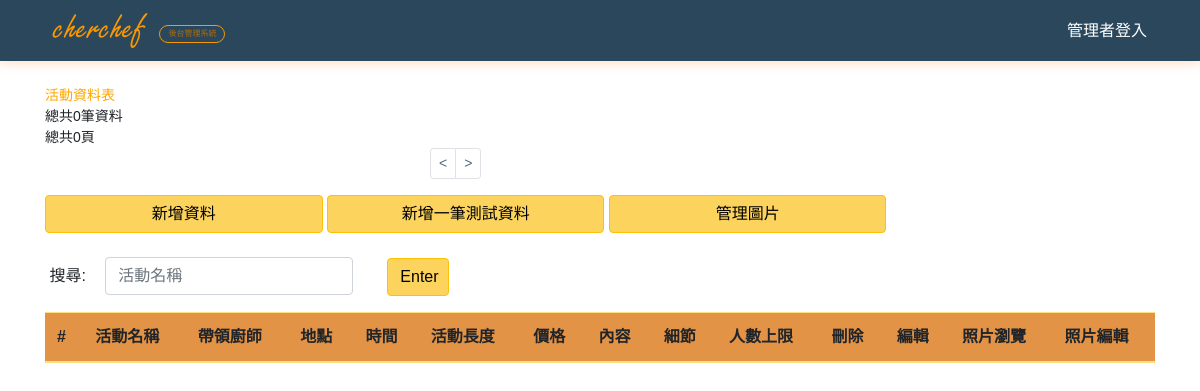
The app's page /Chef/activities.php, older data.
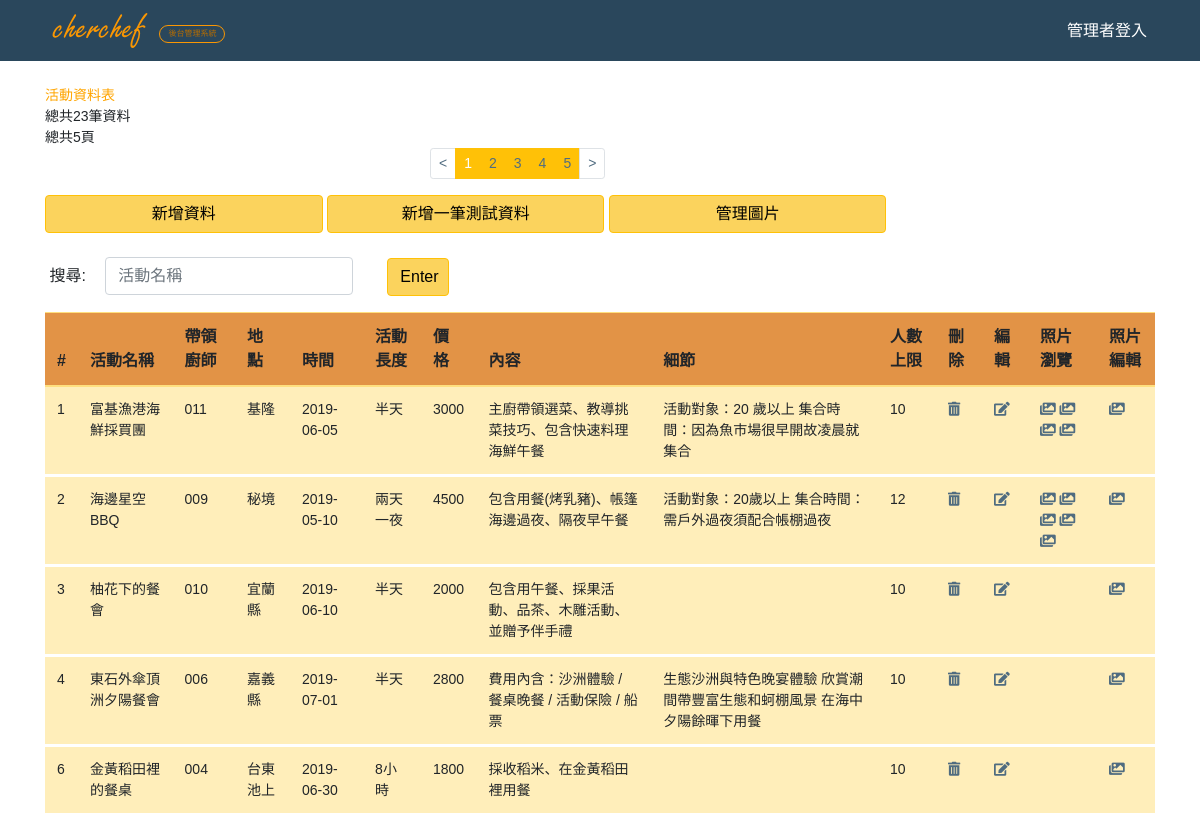
The same page, newer data.
### tables this page shows
CREATE TABLE `activities` (
  `sid` int(11) NOT NULL,
  `name` varchar(255) NOT NULL,
  `chef` varchar(255) NOT NULL,
  `places` varchar(255) NOT NULL,
  `time` date NOT NULL,
  `duration` varchar(255) NOT NULL,
  `price` varchar(255) NOT NULL,
  `content` varchar(255) NOT NULL,
  `details` varchar(255) NOT NULL,
  `act_pics` varchar(255) NOT NULL,
  `u_limit` varchar(255) NOT NULL
);

### Chef/activities.php (the view, shortened to what the changed rows need)
<?php
require __DIR__ . '/connect.php';
$per_page = 5;
$page = isset($_GET['page']) ? intval($_GET['page']) : 1;
$p_sql = "SELECT * FROM `activities` LEFT JOIN `activities_photo` ON `activities`.`sid`=`activities_photo`.`activities_sid`";
$p_stmt = $pdo->query($p_sql);
$all_pics = $p_stmt->fetchAll(PDO::FETCH_ASSOC);
$t_sql = "SELECT COUNT(1) FROM activities";
$t_stmt = $pdo->query($t_sql);
$total_rows = $t_stmt->fetch(PDO::FETCH_NUM)[0];
$total_pages = ceil($total_rows / $per_page);
if ($page > $total_pages) $page = $total_pages;
if ($page < 1) $page = 1;
$sql = sprintf("SELECT * FROM activities ORDER BY sid LIMIT %s, %s", ($page - 1) * $per_page, $per_page);
$stmt = $pdo->query($sql);
$rows = $stmt->fetchAll(PDO::FETCH_ASSOC);
?>
<?php include __DIR__ . '/_html_header.php' ?>
<br>
<div class="container">
<div class="form_data_font_style" style="color:orange;">活動資料表</div>
<div class="form_data_font_style"><?= '總共' . $total_rows . '筆資料' ?></div>
<div class="form_data_font_style"><?= '總共' . $total_pages . '頁' ?></div>
<div class="col-md-4 center_div">
    <nav aria-label="...">
        <ul class="pagination pagination-sm">
            <?php for ($i = 1; $i <= $total_pages; $i++) : ?>
            <li class="page-item <?= $i == $page ? 'active' : '' ?>">
                <a class="page-link bg-warning border-warning"  href="?page=<?= $i ?>"><?= $i ?></a>
            </li>
            <?php endfor ?>
        </ul>
    </nav>
</div>
<div class="center_div">
    <a href="activities_data_insert.php"><button type="button" class="btn btn-warning  col-md-3  ">新增資料</button></a>
    <a href="activities_insert.php"><button type="button" class="btn btn-warning  col-md-3  ">新增一筆測試資料</button></a>
    <a href="activities_photo.php"><button type="button" class="btn btn-warning  col-md-3  ">管理圖片</button></a>
    <br>
</div>
<br>
<form name="form1" action="activities_data_search.php" method="post">
    <div class="form-group " style="border:1px solid skyorange">
    </div>
    <form>
        <table class="table table-warning table-hover">
            <thead class="bg-warning">
                <tr>
                    <th scope="col">#</th>
                    <th scope="col">活動名稱</th>
                    <th scope="col">帶領廚師</th>
                    <th scope="col">地點</th>
                    <th scope="col">時間</th>
                    <div col-md-6>
                        <th scope="col">活動長度</th>
                        <th scope="col">價格</th>
                        <th scope="col">內容</th>
                        <th scope="col">細節</th>
                        <th scope="col">人數上限</th>
                        <th scope="col">刪除</th>
                        <th scope="col">編輯</th>
                        <th scope="col">照片瀏覽</th>
                        <th scope="col">照片編輯</th>
                    </div>
                </tr>
            </thead>
            <tbody>
                <?php foreach ($rows as $row) : ?>
                <tr class="form_data_font_style">
                    <td><?= $row['sid'] ?></td>
                    <td><?= $row['name'] ?></td>
                    <td><?= $row['chef'] ?></td>
                    <td><?= $row['places'] ?></td>
                    <td><?= $row['time'] ?></td>
                    <td><?= $row['duration'] ?></td>
                    <td><?= $row['price'] ?></td>
                    <td><?= $row['content'] ?></td>
                    <td><?= $row['details'] ?></td>
                    <td><?= $row['u_limit'] ?></td>
                    <td><a href="javascript: delete_it(<?= $row['sid'] ?>)"><i class="fas fa-trash-alt"></i></a></td>
                    <td><a href="activities_data_edit.php?sid=<?= $row['sid'] ?>"><i class="fas fa-edit"></i></a></td>
                    <td>
                        <?php
                        foreach ($all_pics as $pic) :
                            if ($row['sid'] == $pic['activities_sid']) : ?>
                        <a  href="/mytest/Chef_pic/act_photo/<?= $pic['file_name'] ?>"  data-lightbox="roadtrip+<?=$pic['activities_sid']?>"><i class="fas fa-images"></i></a>
                        <?php endif;
                endforeach
                ?>
                    </td>
                    <td><a href="activities_photo_search.php?search_input=<?= $row['name'] ?>&activities_sid=<?= $row['sid'] ?>"><i class="fas fa-images"></i></a></td>
                </tr>
                <?php endforeach; ?>
            </tbody>
        </table>
        <br>
                        </div>
        <?php include __DIR__ . '/_html_footer.php';  ?>

Row changes from the older to the newer data that the page shows:
added activities: sid "1", name "富基漁港海鮮採買團", chef "011", places "基隆", time "2019-06-05", duration "半天", price "3000", content "主廚帶領選菜、教導挑菜技巧、包含快速料理海鮮午餐", details "活動對象：20 歲以上 集合時間：因為魚市場很早開故凌晨就集合", u_limit "10"
added activities: sid "2", name "海邊星空BBQ", chef "009", places "秘境", time "2019-05-10", duration "兩天一夜", price "4500", content "包含用餐(烤乳豬)、帳篷海邊過夜、隔夜早午餐", details "活動對象：20歲以上 集合時間：需戶外過夜須配合帳棚過夜", u_limit "12"
added activities: sid "3", name "柚花下的餐會", chef "010", places "宜蘭縣", time "2019-06-10", duration "半天", price "2000", content "包含用午餐、採果活動、品茶、木雕活動、並贈予伴手禮", u_limit "10"
added activities: sid "4", name "東石外傘頂洲夕陽餐會", chef "006", places "嘉義縣", time "2019-07-01", duration "半天", price "2800", content "費用內含：沙洲體驗 / 餐桌晚餐 / 活動保險 / 船票", details "生態沙洲與特色晚宴體驗 欣賞潮間帶豐富生態和蚵棚風景 在海中夕陽餘暉下用餐", u_limit "10"
added activities: sid "6", name "金黃稻田裡的餐桌", chef "004", places "台東池上", time "2019-06-30", duration "8小時", price "1800", content "採收稻米、在金黃稻田裡用餐", u_limit "10"
Text that changed along with them:
$total_rows: "0" → "23"
$total_pages: "0" → "5"
new list line: "1"
new list line: "2"
new list line: "3"
new list line: "4"
new list line: "5"
